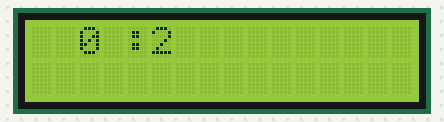
The sketch below on a simulated Arduino Uno, built with avr-gcc and run on an emulated ATmega328P. Shown: 16×2 character LCD. The board resets itself during the run and starts again.

Above: at 2.1 s.
At 5.1 s:
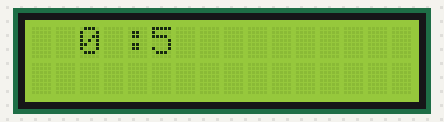
At 8.1 s:
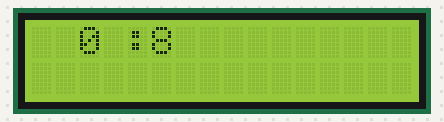
At 15.1 s:
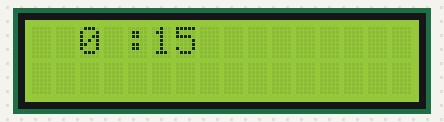
At 22.1 s:
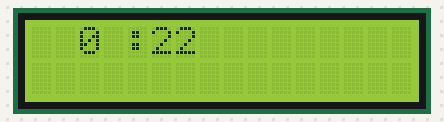
At 29.2 s:
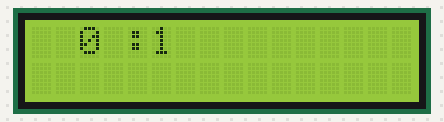

Measured:
- what the display in image 0 shows lasts 1.0 s, from 2.1 s to 3.1 s

The sketch:

Deber12.ino
```cpp
/*
 * Deber 12:
 * Nombre: Irma Túquerres
 */
 #include<MsTimer2.h>//libreria
 #include<LiquidCrystal.h>//libreria
 #include<avr/wdt.h>//libreria
 LiquidCrystal lcd (13,12,11,10,9,8);//delclacar pines de la LCD
 int segundos;
 int minutos;
 int cont=0;

void setup() {
  Serial.begin(9600);
  lcd.begin(16,2);
  MsTimer2::set(1000,contador);//llamando metodo contador que se accione con el timer
  MsTimer2::start();

}

void loop() {
  // put your main code here, to run repeatedly:

}
void contador(){//metodo del contador
  segundos++;//variable que cuenta en segundos
  cont++;//varible par validad el if que hara posible el reinicio a los 28 segundos
  if(segundos==60){
    segundos=0;
    minutos=minutos+1;
  }
  if(minutos==60){
    minutos=0;
  }
  lcd.clear();
  lcd.setCursor(2,0);
  lcd.print(minutos);
  lcd.setCursor(4,0);
  lcd.print(":");
  lcd.setCursor(5,0);
  lcd.print(segundos);
  if(cont==28){
    wdt_disable();
    wdt_enable(WDTO_30MS);//habilita reinicio del sistema
  }

}
```
